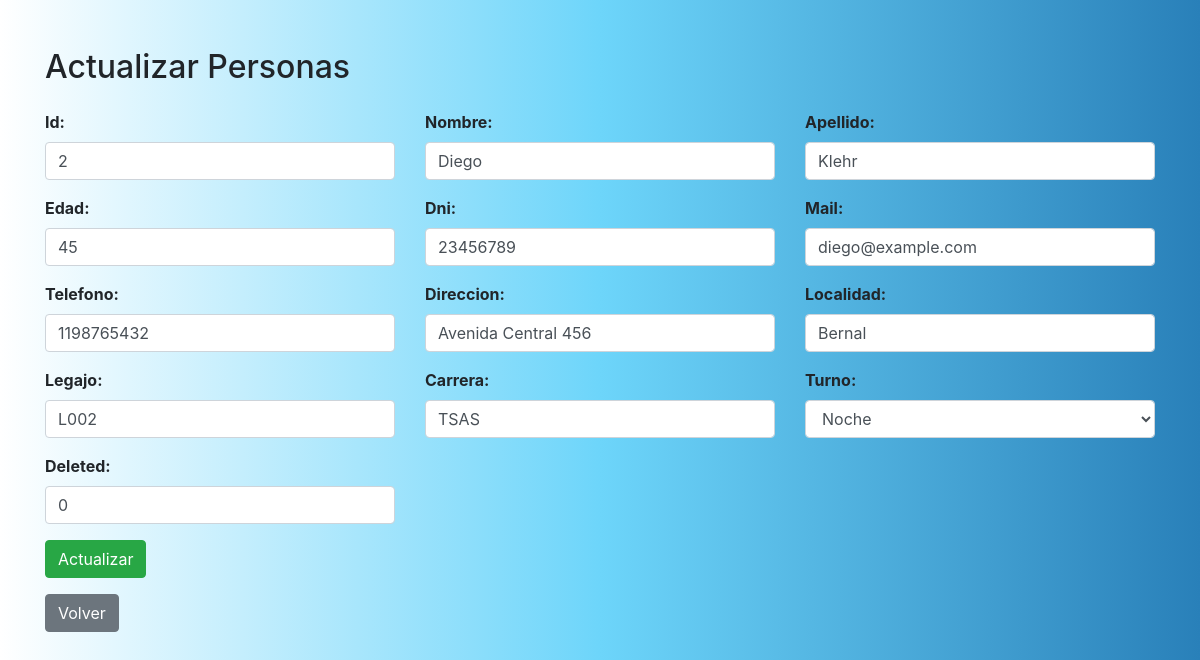
Screenshot of /dataEntry/update.php?type=personas&id=2 (signed in) with the database file from the repository.
### tables this page shows
CREATE TABLE `personas` (
  `id` int(11) NOT NULL AUTO_INCREMENT,
  `nombre` varchar(50) NOT NULL,
  `apellido` varchar(50) NOT NULL,
  `edad` int(11) DEFAULT NULL,
  `dni` varchar(20) NOT NULL,
  `mail` varchar(100) DEFAULT NULL,
  `telefono` varchar(20) DEFAULT NULL,
  `direccion` varchar(100) DEFAULT NULL,
  `localidad` varchar(50) DEFAULT NULL,
  `legajo` varchar(20) NOT NULL,
  `carrera` varchar(50) DEFAULT NULL,
  `turno` enum('Mañana','Tarde','Noche') NOT NULL,
  `deleted` tinyint(1) DEFAULT 0,
  PRIMARY KEY (`id`),
  UNIQUE KEY `dni` (`dni`),
  UNIQUE KEY `legajo` (`legajo`)
);

### dataEntry/update.php (the view, shortened to what this page needs)
<?php
include '../includes/db.php';
?>
<!DOCTYPE html>
<html lang="es">
<head>
    <link rel="stylesheet" href="https://stackpath.bootstrapcdn.com/bootstrap/4.5.0/css/bootstrap.min.css">
</head>
<body>
    <div class="container mt-5">
        <?php
        if (isset($_GET['type']) && isset($_GET['id'])) {
            $type = $_GET['type'];
            $id = $_GET['id'];
            $sql = "SELECT * FROM $type WHERE id=$id";
            $result = $conn->query($sql);
            if ($result->num_rows > 0) {
                $row = $result->fetch_assoc();
                echo "<h2 class='my-4'>Actualizar " . ucfirst($type) . "</h2>";
                echo "<form method='post'><div class='row'>";
                foreach ($row as $key => $value) {
                    $label = ucfirst($key);
                    if ($key == 'nombre' || $key == 'apellido' || $key == 'localidad') {
                        echo "<div class='col-md-4 mb-3'>";
                        echo "<label for='$key' class='form-label'>$label:</label>";
                        echo "<input type='text' class='form-control' name='$key' id='$key' value='$value' oninput='validarLetras(this)'>";
                        echo "</div>";
                    } elseif ($key == 'turno' || ($type == 'usuarios' && $key == 'rol')) {
                        echo "<div class='col-md-4 mb-3'>";
                        echo "<label for='$key' class='form-label'>$label:</label>";
                        echo "<select name='$key' class='form-control' id='$key'>";
                        if ($key == 'turno') {
                            echo "<option value='Noche' " . ($value == 'Noche' ? 'selected' : '') . ">Noche</option>";
                        }
                        echo "</select>";
                        echo "</div>";
                    } else {
                        echo "<div class='col-md-4 mb-3'>";
                        echo "<label for='$key' class='form-label'>$label:</label>";
                        echo "<input type='text' class='form-control' name='$key' id='$key' value='$value'>";
                        echo "</div>";
                    }
                }
                echo "</div><button type='submit' class='btn btn-success'>Actualizar</button>";
                echo "</form>";
                echo "<a href='fABM.php' class='btn btn-secondary mt-3'>Volver</a>";
            } else {
                echo '<div class="alert alert-warning mt-3" role="alert">No se encontraron datos para actualizar</div>';
            }
        } else {
            echo '<div class="alert alert-danger mt-3" role="alert">Error: Tipo de entidad o ID no proporcionados</div>';
        }
        ?>
    </div>
</body>
</html>

### dataEntry/update.php (style rules this page uses)
body { background: #2980B9; background: -webkit-linear-gradient(to right, #FFFFFF, #6DD5FA, #2980B9); background: linear-gradient(to right, #FFFFFF, #6DD5FA, #2980B9); }
.form-label { font-weight: bold; }

### rows the page displays
personas: id "2", nombre "Diego", apellido "Klehr", edad "45", dni "23456789", mail "diego@example.com", telefono "1198765432", direccion "Avenida Central 456", localidad "Bernal", legajo "L002", carrera "TSAS", turno "Noche", deleted "0"

### other values shown
$type "Personas"
$label "Id"
$label "Nombre"
$label "Apellido"
$label "Edad"
$label "Dni"
$label "Mail"
$label "Telefono"
$label "Direccion"
$label "Localidad"
$label "Legajo"
$label "Carrera"
$label "Turno"
$label "Deleted"
